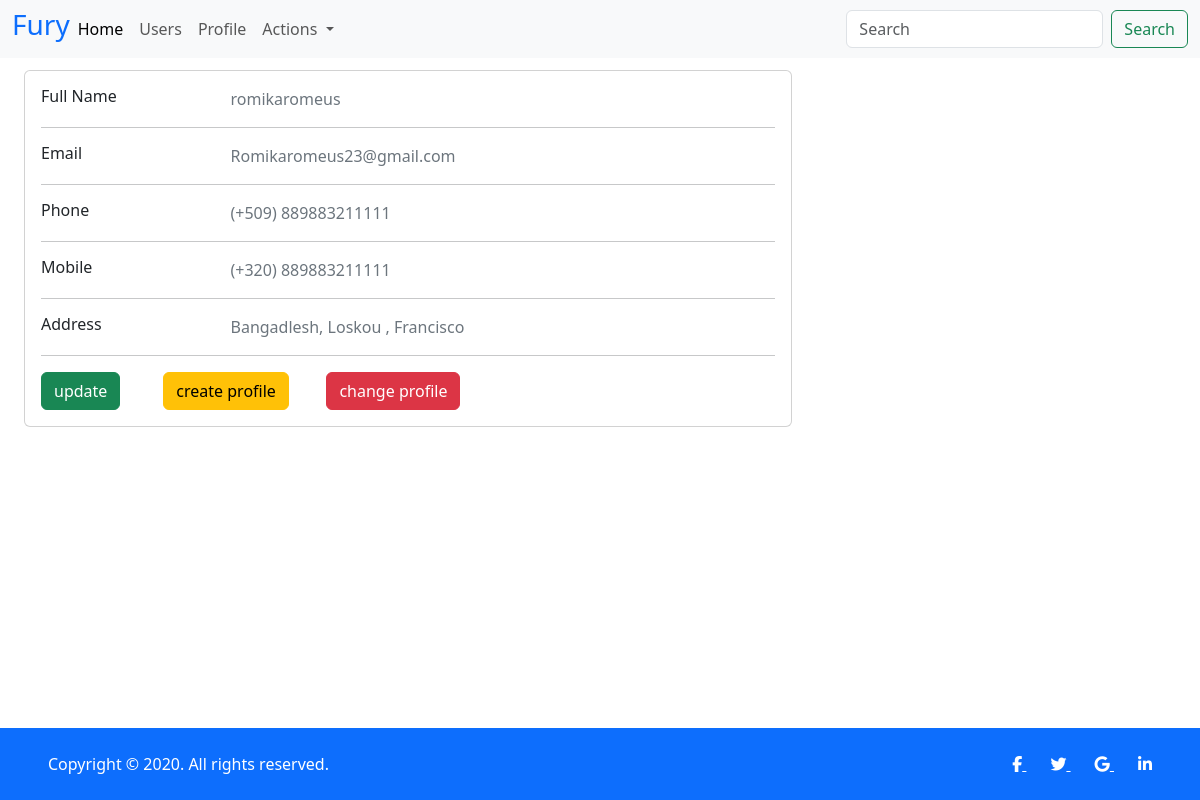
/user/users_searching/romikaromeus, run on the app's committed database.
### user/models.py (models this page shows, shortened)
class Profile(models.Model):
    phonenumber = models.IntegerField(
        unique=True, null=False, validators=[validate_slug])
    proffession = models.CharField(max_length=200)
    address = models.CharField(max_length=200)
    updated_at = models.DateTimeField(auto_now_add=True)
    author = models.ForeignKey(User, on_delete=models.CASCADE)

### user/views.py (the view)
@require_GET
def users_by_username(request, username):
    users = userProfile.objects.filter(  # pylint: disable=no-member
        author__username__icontains=username).all()
    if len(users) > 0:
        try:
            context = {"users": users}
            return render(request, "user/users_searching.html", context)
        except Exception as error:
            return HttpResponse({"error": error})
    return HttpResponse({"error ": "sorry no user exists by that username"})

### user/templates/user/users_searching.html (shortened to what this page needs)
{% extends 'blog/base.html' %}
{% block content %}
  <div class="m-4" >
    {% if users %}
      {% for userdata in users %}
        <div class="col-md-8">
            <div class="card mb-3">
                <div class="card-body">
                    <div class="row">
                        <div class="col-sm-3">
                            <h6 class="mb-0">Full Name</h6>
                        </div>
                        <div class="col-sm-9 text-secondary">
                            {{userdata.author.username}}
                        </div>
                    </div>
                    <hr>
                    <div class="row">
                        <div class="col-sm-3">
                            <h6 class="mb-0">Email</h6>
                        </div>
                        <div class="col-sm-9 text-secondary">
                            {{ userdata.author.email }}
                        </div>
                    </div>
                    <hr>
                    <div class="row">
                        <div class="col-sm-3">
                            <h6 class="mb-0">Phone</h6>
                        </div>
                        <div class="col-sm-9 text-secondary">
                            (+509) {{ userdata.phonenumber }}
                        </div>
                    </div>
                    <hr>
                    <div class="row">
                        <div class="col-sm-3">
                            <h6 class="mb-0">Mobile</h6>
                        </div>
                        <div class="col-sm-9 text-secondary">
                            (+320) {{ userdata.phonenumber }}
                        </div>
                    </div>
                    <hr>
                    <div class="row">
                        <div class="col-sm-3">
                            <h6 class="mb-0">Address</h6>
                        </div>
                        <div class="col-sm-9 text-secondary">
                            {{ userdata.address }}
                        </div>
                    </div>
                    <hr>
                    <div class="col-sm-8 d-flex">
                        <div class="col-sm-3">
                            <a class="btn btn-success " target="__blank" href="{% url 'updateprofile'  %}">update</a>
                        </div>
                        <div class="col-sm-4">
                            <a class="btn btn-warning " target="__blank" href="{% url 'createprofile'  %}">create profile</a>
                        </div>
                        <div class="col-sm-4">
                            <a class="btn btn-danger " target="__blank" href="{% url 'change_password'  %}">change profile</a>
                        </div>
                    </div>
                </div>
            </div>
        </div>
      {% endfor %}
    {% else %}
    <div class="d-flex justify-content-center" >
        <h4>No users matches the search</h4>
    </div>
    {% endif %}
  </div>
{% endblock content %}

### data on the page
Profile: author.username "romikaromeus", author.email "Romikaromeus23@gmail.com", phonenumber "889883211111", address "Bangadlesh, Loskou , Francisco"
